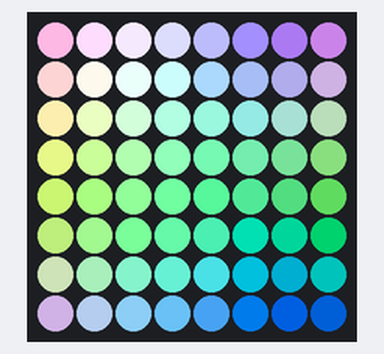
This program was run on a simulated Raspberry Pi (BCM pin numbers) with a Sense HAT. Parts: the Sense HAT's 8×8 RGB LED matrix. The clock reads 2024-03-15 10:24:30 at power-on unless the program sets it; what the program prints to the terminal is not drawn. At 10.0 s the program stops and its outputs stay as they are.

Above: at 0.1 s.
At 2.2 s:
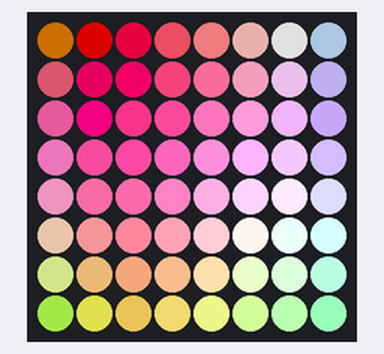
At 2.9 s:
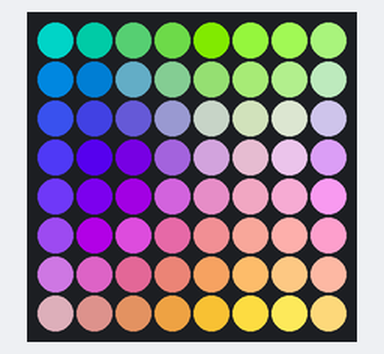
At 5.0 s:
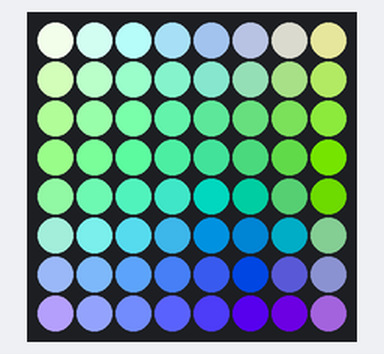
At 7.2 s:
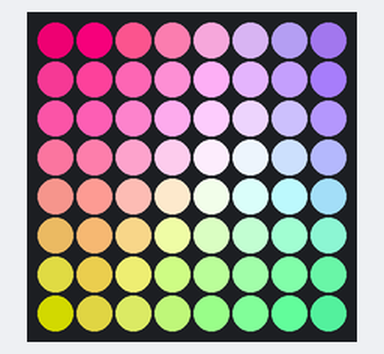
At 9.7 s:
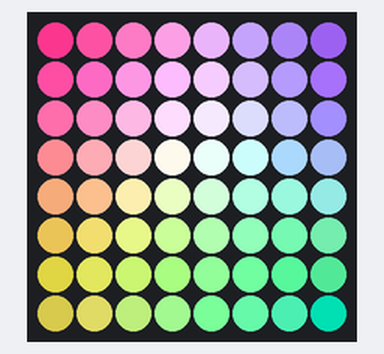

The program:

rainbow_sense.py
```python
#!/usr/bin/env python

import math
import time

from sense_hat import SenseHat

sense = SenseHat()
sense.set_rotation(0)
sense.low_light = False


print("""Rainbow

Displays a beautiful rainbow across your HAT/pHAT :D

If you're using a Unicorn HAT and only half the screen lights up,
edit this example and  change 'unicorn.AUTO' to 'unicorn.HAT' below.
""")

width = 8
height = 8


#print("Reticulating splines")
#time.sleep(.5)
#print("Enabled unicorn poop module!")
#time.sleep(.5)
#print("Pooping rainbows...")

i = 0.0
offset = 30
#while True:
stop = time.time()+10
while time.time() < stop:
        i = i + 0.3
        for y in range(height):
                for x in range(width):
                        r = 0
                        g = 0
                        r = (math.cos((x+i)/2.0) + math.cos((y+i)/2.0)) * 64.0 + 128.0
                        g = (math.sin((x+i)/1.5) + math.sin((y+i)/2.0)) * 64.0 + 128.0
                        b = (math.sin((x+i)/2.0) + math.cos((y+i)/1.5)) * 64.0 + 128.0
                        r = max(0, min(255, r + offset))
                        g = max(0, min(255, g + offset))
                        b = max(0, min(255, b + offset))
                        sense.set_pixel(x,y,int(r),int(g),int(b))
        time.sleep(0.01)
sense.clear()
```
